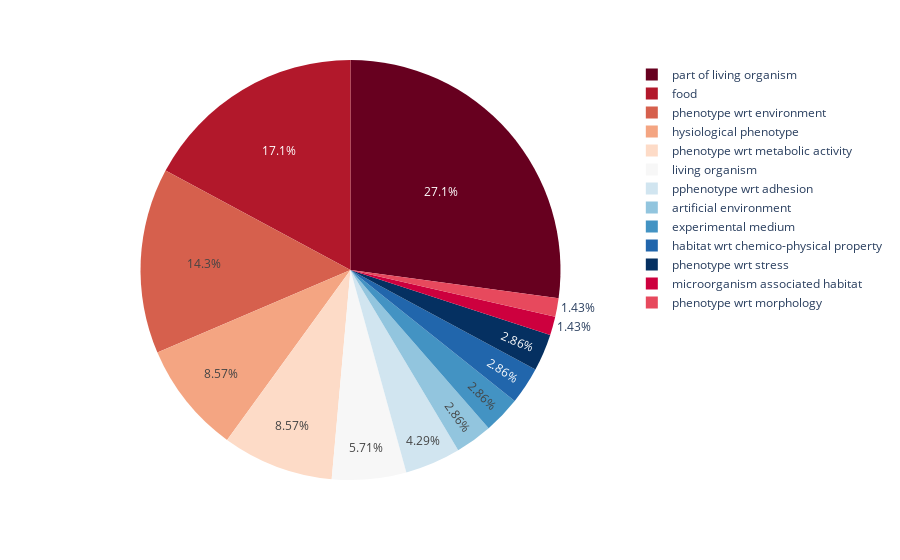

Notebook cell for this chart:
### Code cell
fig = px.pie(sous_class_general2, values='name', names=sous_class_general2.index, color_discrete_sequence=px.colors.sequential.RdBu)
fig.show()

### Figure 1 — Plotly figure (JSON) as saved in the notebook; plotly's stock layout.template omitted (floating-point values rounded to 4 significant figures)
{"data": [{"domain": {"x": [0, 1], "y": [0, 1]}, "hoverlabel": {"namelength": 0}, "hovertemplate": "label=%{label}<br>name=%{value}", "labels": ["artificial environment", "experimental medium", "food", "habitat wrt chemico-physical property", "hysiological phenotype", "living organism", "microorganism associated habitat", "part of living organism", "phenotype wrt environment", "phenotype wrt metabolic activity", "phenotype wrt morphology", "phenotype wrt stress", "pphenotype wrt adhesion"], "legendgroup": "", "name": "", "showlegend": true, "type": "pie", "values": [2, 2, 12, 2, 6, 4, 1, 19, 10, 6, 1, 2, 3]}], "layout": {"legend": {"tracegroupgap": 0}, "margin": {"t": 60}, "piecolorway": ["rgb(103,0,31)", "rgb(178,24,43)", "rgb(214,96,77)", "rgb(244,165,130)", "rgb(253,219,199)", "rgb(247,247,247)", "rgb(209,229,240)", "rgb(146,197,222)", "rgb(67,147,195)", "rgb(33,102,172)", "rgb(5,48,97)"]}}
